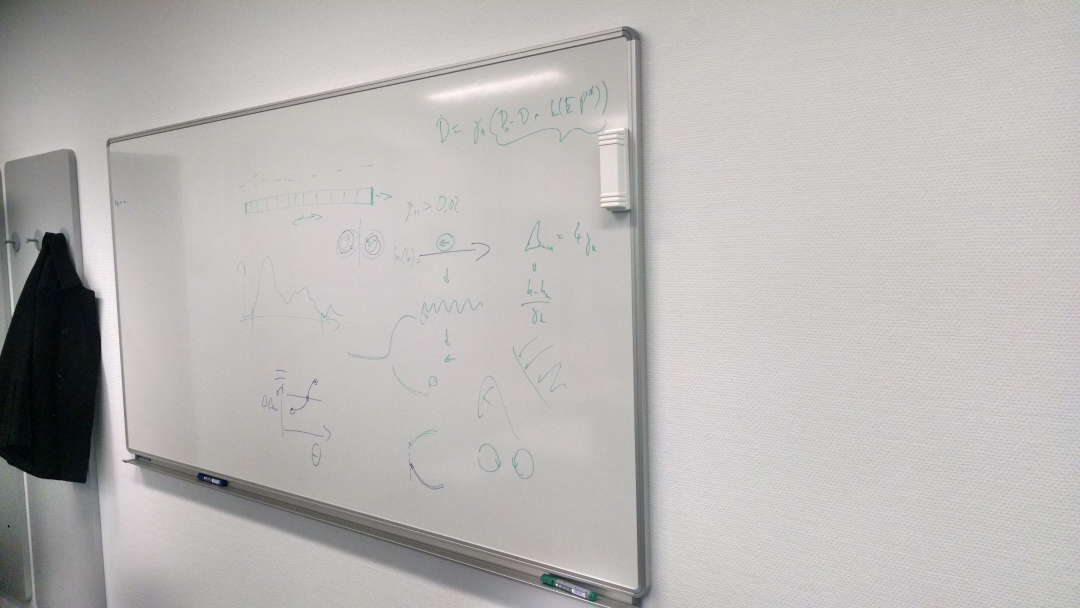
#> input picture test_whiteboards/cellphone_samples/whiteboard_skewed.jpg, 4320 x 2432 px (shown at 1/4 size)
$ jupyter execute detection_notebook.ipynb   (shell and % lines are left out)   (older library calls are emulated)
#> lines starting #> are read from the running program, lines starting #| are printed output that depends on the picture; after the words box and inside, x2 and y2 are one past the last pixel; in counts of white or black regions, pixels touching at a corner belong together; long printed decimals are rounded
[cell 1]
import cv2
from skimage.filters import threshold_adaptive
from skimage.transform import radon
import imutils
import argparse
import numpy as np
import scipy.signal
import matplotlib
import matplotlib.pyplot as plt
import itertools
plt.rcParams['figure.figsize'] = (10.0, 8.0)
import mpld3
import scipy.optimize
mpld3.disable_notebook()
#> (this line was passed over: mpld3 is not available in this run)

[cell 2]
def auto_canny(image, sigma=0.33):
    median = np.median(image)
    lower_threshold = int(max(0, 1.0 - sigma) * median)
    upper_threshold = int(min(255, 1.0 + sigma) * median)
    edged = cv2.Canny(image, lower_threshold, upper_threshold)
    return edged

[cell 3]
image = cv2.imread('test_whiteboards/cellphone_samples/whiteboard_skewed.jpg')
#> image is the input picture: shape (2432, 4320, 3); mean B, G, R 181, 182.7, 185.3

[cell 4]
size_for_edge = 500
ratio = image.shape[0] / size_for_edge
image_resized = imutils.resize(image, height=size_for_edge)
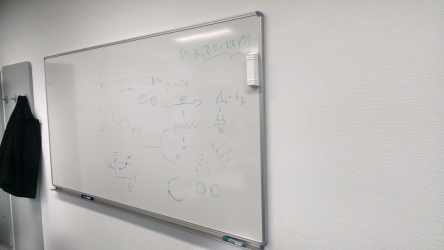
#> image_resized: shape (500, 888, 3) (shown at 1/2 size); mean B, G, R 181, 182.7, 185.3

gray = cv2.cvtColor(image_resized, cv2.COLOR_BGR2GRAY)
gray_blurred = cv2.GaussianBlur(gray, (5, 5), 1)
edged_auto = auto_canny(gray, sigma=0.5)
#> in auto_canny, `median = np.median(image)`: median = 196
#> in auto_canny, `lower_threshold = int(max(0, 1.0 - sigma) * median)`: lower_threshold = 98
#> in auto_canny, `upper_threshold = int(min(255, 1.0 + sigma) * median)`: upper_threshold = 294
#> in auto_canny, `edged = cv2.Canny(image, lower_threshold, upper_threshold)`:
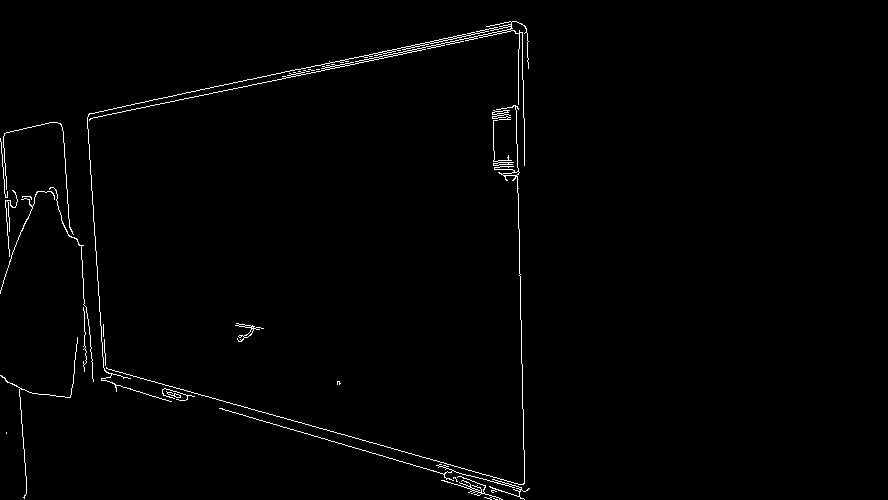
#> edged: shape (500, 888); 1.1% white in thin lines or dots, all inside (x1, y1, x2, y2) = (0, 21, 530, 500)
(_, cnts, _) = cv2.findContours(edged_auto.copy(), cv2.RETR_LIST, cv2.CHAIN_APPROX_TC89_KCOS)
#> cnts = 91 contours, 77 with area under 20; largest, box (x1, y1, x2, y2) and area: (87, 21, 529, 402) 534, (235, 323, 264, 342) 78, (493, 120, 514, 166) 78, (492, 110, 511, 120) 68, (219, 408, 530, 500) 54
plt.imshow(edged_auto,cmap=plt.cm.Greys_r)

[cell 5]
sinogram = radon(edged_auto, circle=False)
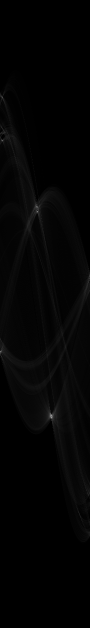
#> sinogram: shape (1256, 180) float64 (shown at 1/2 size); min 0, max 260.2, mean 4.1; drawn with min black and max white

[cell 6]
plt.imshow(sinogram, cmap=plt.cm.Greys_r,
           extent=(0, 180, 0, sinogram.shape[0]), aspect='auto')

[cell 7]
sino_blurred = cv2.GaussianBlur(sinogram, (5, 5), 1)
plt.imshow(sino_blurred, cmap=plt.cm.Greys_r, extent=(0, 180, 0, sinogram.shape[0]), aspect='auto')

[cell 8]
grey_show = lambda img: plt.imshow(img, cmap=plt.cm.Greys_r, aspect='auto')
def dilate(A, width):
#> called with width = 5
    x_l = A.shape[0]
    y_l = A.shape[1]
    B = A.copy()
    for ii in range(x_l):
        for jj in range(y_l):
            xrange_l = max(ii-width,0)
            xrange_u = min(ii+width,x_l)
            yrange_l = max(jj-width,0)
            yrange_u = min(jj+width,y_l)
            B[ii,jj] = np.amax(A[xrange_l:xrange_u, yrange_l:yrange_u])
    return B

[cell 9]
sino_flat = dilate(sino_blurred,5)

[cell 10]
candidates = np.transpose(np.nonzero((sino_flat==sino_blurred)*sinogram))
#> candidates = 293 pairs, first value 141 to 1064, second value 0 to 179
vals = [sino_blurred[x,y] for (x,y) in candidates]
#> vals = 293 values, max 141.4 at index 258, min 1.06 at index 56, mean 13.4
best_candidates = np.argsort(vals)[-30:]
#> best_candidates = 30 values, max 292 at index 14, min 3 at index 24, mean 120.9

[cell 11]
grey_show(sinogram)

[cell 12]
def sino_to_point(angle,offset,shape):
    middle = np.array([shape[1]/2, shape[0]/2])
    max_offset = np.sqrt(2) * np.max(shape)
    offset_to_middle = offset - (max_offset/2)
    phi = angle / 180 * np.pi
    offset_dir_x = np.cos(phi)
    offset_dir_y = -np.sin(phi)
    offset_v = np.array([offset_dir_x * offset_to_middle, offset_dir_y * offset_to_middle])
    point_of_line = middle + offset_v
    return [point_of_line, point_of_line + 20 * np.array([offset_dir_y, -offset_dir_x])]

[cell 13]
# How to find the corners of a rectangle?
# Idea: find two opposite sides first.
#       These can be defined in the following way: When starting from their intersection AB, the
#       intersections AC and AD need to have the same distance-order as BC and BD (or the triplet (AB,AC,AD)
#       must have the same order as the triplet (AB,BC,BD)).
def find_intersection(line1, line2, debug=False):
    #Find the intersection point between two lines. The lines are given by a pair of points on them.
    #Needs special cases that are missing! (x[0]==0,y[1]==0)
    x = line1[1] - line1[0]
    y = line2[1] - line2[0]
    c = line2[0] - line1[0]
    if(min(abs(x[0]),abs(y[1])) < min(abs(x[1]),abs(y[0]))):
        # To avoid divide by zero error, we switch the two lines
        return find_intersection(line2, line1)
    if debug:
        print(x,y,c)
    # a * x + b * y = c
    # a = (c[0] - b * y[0]) / x[0]
    # b = (c[1] - a * x[1]) / y[1]
    # b = (c[1] - (c[0] - b * y[0]) / x[0] * x[1]) / y[1]
    # b * (1 - y[0] / x[0] * x[1] / y[1]) = c[1] / y[1] - c[0] * x[1] / x[0] / y[1]
    b = (c[1] / y[1] - c[0] * x[1] / x[0] / y[1]) / (1 - y[0] / x[0] * x[1] / y[1])
    a = (c[0] - b * y[0]) / x[0]
    return np.array(line1[0] + a * (line1[1] - line1[0]))

def find_intersections(line1, otherlines):
    return [find_intersection(line1, ol) for ol in otherlines]

def order_points(points):
    """Orders points (given as list of coordinate tuples) that lie on a line.
    Tries to preserve order. Gives reordering as tuple of indices."""
    line_vec = points[1] - points[0]
    origin = points[0]
    distances = [np.dot(p - origin, line_vec) for p in points ]
    return np.argsort(distances)

def get_corners(lines):
    #Find the corners of a rectangle given by four lines. Probably crashes if two lines are exactly parallel.
    l = lines[0]
    otherlines = lines[1:]
    for (ii,ol) in enumerate(otherlines):
        inter = find_intersection(l, ol)
        rest = otherlines.copy()
        del rest[ii]
        inters1 = [inter] + find_intersections(l, rest)
        inters2 = [inter] + find_intersections(ol, rest)
        if np.all(order_points(inters1) == order_points(inters2)):
            # The two lines are opposite in the rectangle
            break;
    lines = [l, rest[0], ol, rest[1]]
    corners = [find_intersection(lines[ii], lines[(ii+1)%4]) for ii in range(4)]
    return (corners, lines)

[cell 14]
max_offset = sinogram.shape[0]
middle=max_offset/2

def in_bucket(coords, bucket_size):
    x_min = bucket_size[0][0]
    x_max = bucket_size[0][1]
    y_min = bucket_size[1][0]
    y_max = bucket_size[1][1]
    y_match = coords[0] < y_max and coords[0] > y_min
    x_match = coords[1] < x_max and coords[1] > x_min if x_min < x_max else \
         not (coords[1] > x_max and coords[1] < x_min)
    return x_match and y_match

def into_buckets(coord_list, bucket_sizes):
    buckets=[[]]*4
    for (ii,c) in enumerate(coord_list):
        for (jj,b) in enumerate(bucket_sizes):
            if in_bucket(c,b):
                buckets[jj] = buckets[jj] + [ii]
    return buckets

[cell 15]
def combinations(n,maxes):
    """This is a generator that returns all possible ways to distribute
    n tokens into len(maxes) buckets and where bucket n can only hold
    maxes[n] items."""
    if n <= sum(maxes):
        if len(maxes) == 1:
            yield [n]
        else:
            for ii in range(min(n+1,maxes[-1]+1)):
                for r in combinations(n-ii,maxes[:-1]):
                    yield r + [ii]

def allcombinations(maxes):
    """This is a generator that returns all possible lists L of length
    len(maxes) with only integer entries and where for entry n holds:
    0<=L[n]<=maxes[n].
    The values are returned in the order of increasing sum(L).
    This is e.g. useful if we want to look at all possible combinations of
    items from len(maxes) buckets, where each bucket either holds infinitely
    many items or the items are ordered by their likelyhood."""
    for ii in range(sum(maxes)+1):
        for c in combinations(ii,maxes):
            yield c

[cell 16]
def sinos_to_corners(sino_coords,shape):
    if len(sino_coords) != 4:
        return None
    lines = [sino_to_point(angle,offset, shape) for (offset, angle) in sino_coords]
    (corners, ls) = get_corners(lines)
    return corners

[cell 17]
candidate_lines = candidates[best_candidates[::-1],:]
#> candidate_lines = 30 pairs, first value 194 to 1064, second value 0 to 179
plt.imshow(edged_auto, cmap=plt.cm.Greys_r)

bucket_areas=[[[60,120],[middle*1.05,middle*2]],
              [[60,120],[0,middle*0.7]],
              [[-1,30],[middle*1.05,middle*2]],
              [[-1,30],[0,middle*0.7]]]
bucket_contents = into_buckets(candidate_lines, bucket_areas)
#> the loop in into_buckets, `for (ii,c) in enumerate(coord_list):` made 30 passes
#> c on passes 1 to 8: [830, 102], [703, 0], [423, 74], [413, 73], [280, 4], [194, 4], [552, 179], [265, 8]

plt.imshow(edged_auto, cmap=plt.cm.Greys_r)
colors = ['g','b','y','r']
for jj in range(4):
    for (mm,c) in enumerate([candidate_lines[ii] for ii in bucket_contents[jj]]):
        (o,a) = c
        (p,p_v) = sino_to_point(a, o, edged_auto.shape)
        plt.scatter([p[0],p_v[0]],[p[1],p_v[1]],c=colors[jj],s=max(50-mm*10,0))
print(bucket_contents[3])
#| [4, 5, 7, 10, 12, 14, 27, 28]
print(candidate_lines[9],candidate_lines[1])
#| [986 179] [703   0]
print(candidate_lines[4])
#| [280   4]
print(bucket_areas)
#| [[[60, 120], [659.4, 1256.0]], [[60, 120], [0, 439.600]], [[-1, 30], [659.4, 1256.0]], [[-1, 30], [0, 439.600]]]
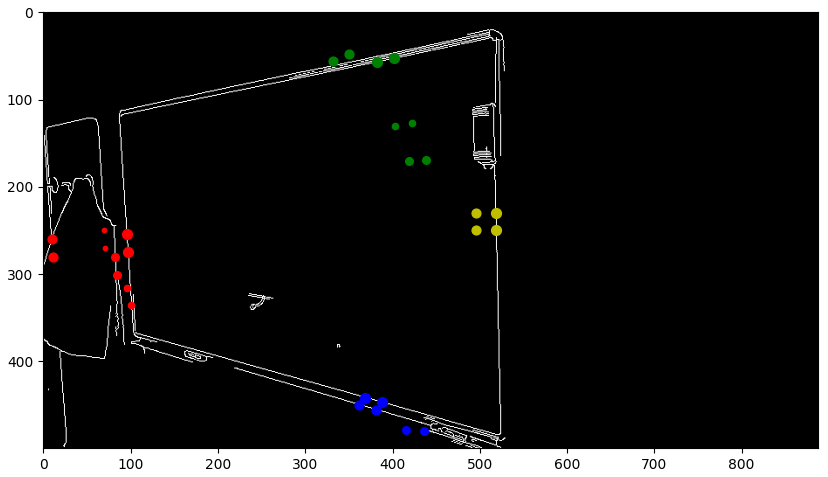
#> figure drawn by matplotlib, 1 panel

[cell 18]
bucket_depths = [len(a)-1 for a in bucket_contents]
tst = 0;
print(bucket_contents)
#| [[0, 16, 21, 25], [2, 3, 17], [1, 13], [4, 5, 7, 10, 12, 14, 27, 28]]
plt.imshow(edged_auto, cmap=plt.cm.Greys_r)
maxlines = 3
for (ll,c) in enumerate(allcombinations(bucket_depths)):
    possible_rect = [bucket_contents[ii][c[ii]] for ii in range(4)]
    rect_coords = [candidate_lines[ii] for ii in possible_rect]
    corners = np.array(sinos_to_corners(rect_coords,edged_auto.shape))
    corners2=np.append(corners,corners[0:1,:],axis=0)
    plt.plot(corners2[:,0],corners2[:,1],label=str(possible_rect),linewidth=(1+maxlines-ll)*2)
    tst += 1
    if tst > maxlines:
        break
#> this loop made 4 passes
plt.legend()
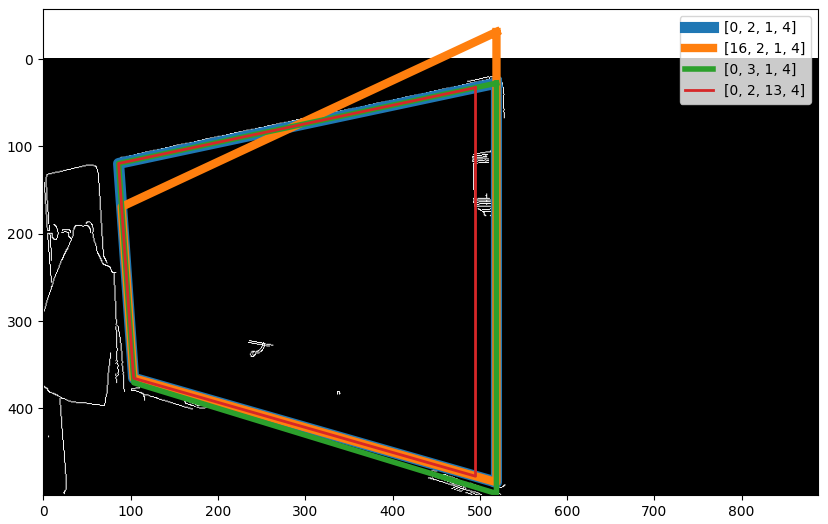
#> figure drawn by matplotlib, 1 panel

[cell 19]
blank_slate = np.zeros_like(gray)
def bresen_line(array, p1, p2):
    switch_dim = np.abs(p1[0]-p2[0]) < np.abs(p1[1]-p2[1])
    if switch_dim:
        p1 = [p1[1],p1[0]]
        p2 = [p2[1],p2[0]]
    if p1[0] > p2[0]:
        (p1,p2) = (p2,p1)
    (x0,y0) = p1
    (x1,y1) = p2
    dx = x1 - x0
    dy = y1 - y0
    cur_offset = 0.0
    cur_y = y0
    if switch_dim:
        array[y0,x0] = 255
    else:
        array[x0,y0] = 255
    dy_by_dx = dy / dx
    dir = int(np.sign(dy_by_dx))
    dy_by_dx = np.abs(dy_by_dx)
    for cur_x in range(x0+1,x1+1):
        cur_offset += dy_by_dx
        if cur_offset > 0.5:
            cur_offset -= 1
            cur_y += dir
        if switch_dim:
            array[cur_y,cur_x] = 255
        else:
            array[cur_x,cur_y] = 255
    return array
x0 = [401,10]
x1 = [10,500]
test = bresen_line(blank_slate, x1, x0)
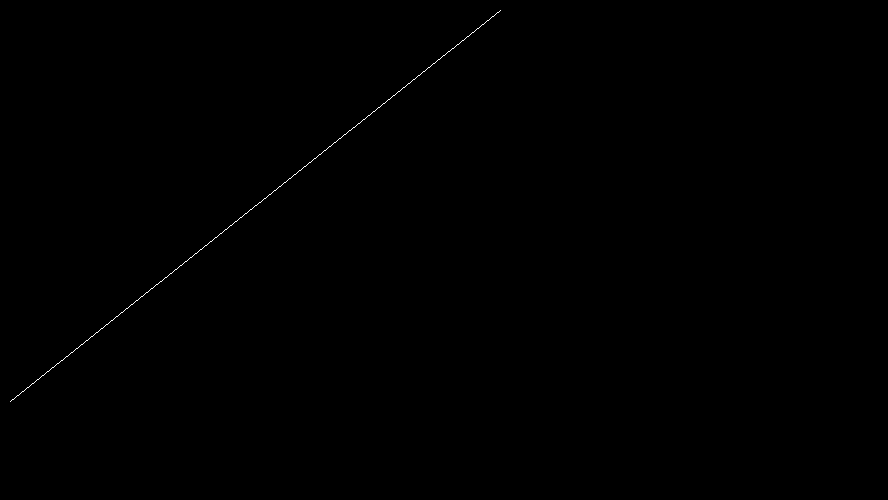
#> blank_slate: shape (500, 888); 0.11% white in thin lines or dots, all inside (x1, y1, x2, y2) = (10, 10, 501, 402)
plt.imshow(test, cmap=plt.cm.Greys_r)
plt.scatter([x0[1],x1[1]],[x0[0],x1[0]],marker='s',alpha=0.5)
cv2.imwrite('test_out.png',test)
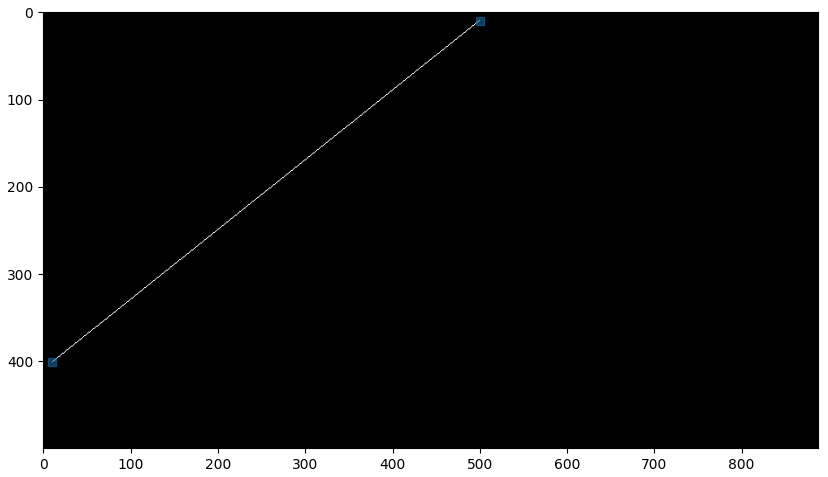
#> figure drawn by matplotlib, 1 panel
#> (the rest of the program and of its run is left out)
